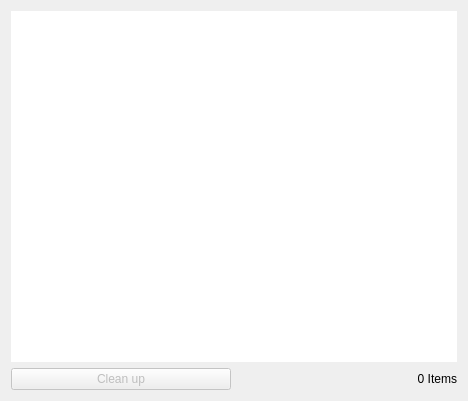
<?xml version="1.0" encoding="UTF-8"?>
<ui version="4.0">
 <class>DownloadDialog</class>
 <widget class="QWidget" name="DownloadDialog">
  <property name="geometry">
   <rect>
    <x>0</x>
    <y>0</y>
    <width>468</width>
    <height>401</height>
   </rect>
  </property>
  <property name="windowTitle">
   <string>Downloads</string>
  </property>
  <layout class="QGridLayout" name="gridLayout">
   <item row="0" column="0" colspan="2">
    <widget class="EditTableView" name="downloadsView">
     <property name="frameShape">
      <enum>QFrame::NoFrame</enum>
     </property>
    </widget>
   </item>
   <item row="1" column="0">
    <widget class="QPushButton" name="cleanupButton">
     <property name="enabled">
      <bool>false</bool>
     </property>
     <property name="text">
      <string>Clean up</string>
     </property>
    </widget>
   </item>
   <item row="1" column="1">
    <widget class="QLabel" name="itemCount">
     <property name="text">
      <string>0 Items</string>
     </property>
     <property name="alignment">
      <set>Qt::AlignRight|Qt::AlignTrailing|Qt::AlignVCenter</set>
     </property>
    </widget>
   </item>
  </layout>
 </widget>
 <customwidgets>
  <customwidget>
   <class>EditTableView</class>
   <extends>QTableView</extends>
   <header>edittableview.h</header>
  </customwidget>
 </customwidgets>
 <resources/>
 <connections/>
</ui>
